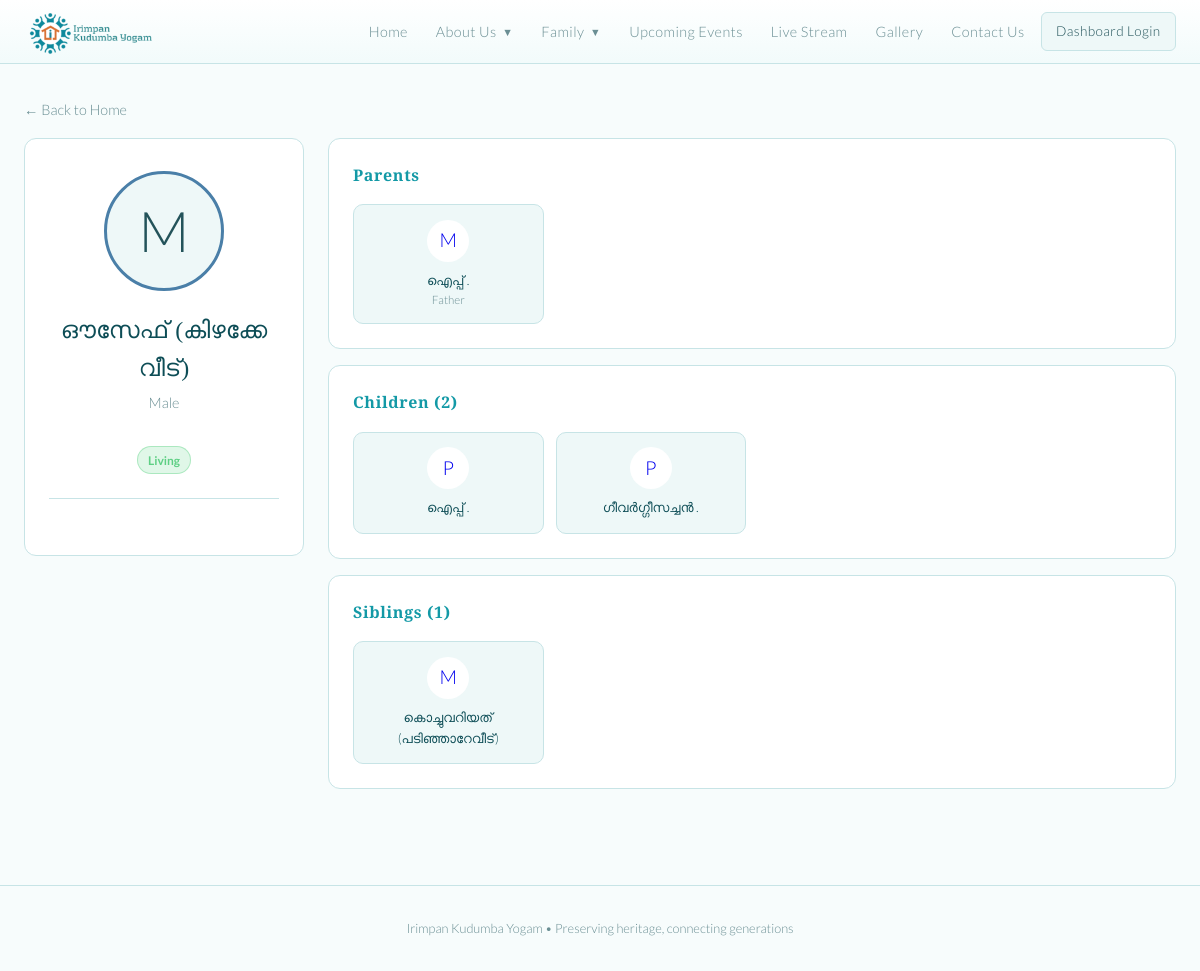
Screenshot of /people/48/ with the database file from the repository.
### tree/models.py (models this page shows, shortened)
class Person(models.Model):
    GENDER_CHOICES = [
        ('M', 'Male'),
        ('F', 'Female'),
        ('O', 'Other'),
    ]
    first_name = models.CharField(max_length=100)
    last_name = models.CharField(max_length=100)
    gender = models.CharField(max_length=1, choices=GENDER_CHOICES, default='O')
    birth_date = models.DateField(null=True, blank=True)
    death_date = models.DateField(null=True, blank=True)
    birth_place = models.CharField(max_length=200, blank=True)
    email = models.EmailField(blank=True)
    phone = models.CharField(max_length=30, blank=True)
    blood_group = models.CharField(max_length=10, blank=True)
    current_address = models.TextField(blank=True)
    living_separately = models.BooleanField(default=False)
    bio = models.TextField(blank=True)
    photo = models.ImageField(upload_to='photos/', null=True, blank=True)
    father = models.ForeignKey(
        'self', null=True, blank=True,
        on_delete=models.SET_NULL,
        related_name='children_as_father'
    )
    mother = models.ForeignKey(
        'self', null=True, blank=True,
        on_delete=models.SET_NULL,
        related_name='children_as_mother'
    )
    spouse = models.ForeignKey(
        'self', null=True, blank=True,
        on_delete=models.SET_NULL,
        related_name='married_to'
    )
    user = models.OneToOneField(
        settings.AUTH_USER_MODEL,
        null=True,
        blank=True,
        on_delete=models.SET_NULL,
        related_name='family_member_profile',
    )
    created_at = models.DateTimeField(auto_now_add=True)
    class Meta:
        ordering = ['last_name', 'first_name']
    def get_absolute_url(self):
        return reverse('person_detail', kwargs={'pk': self.pk})
    @property
    def full_name(self):
        return f"{self.first_name} {self.last_name}"
    @property
    def is_alive(self):
        return self.death_date is None
    @property
    def age(self):
        if not self.birth_date:
            return None
    def get_children(self):
        father_children = Person.objects.filter(father=self)
        mother_children = Person.objects.filter(mother=self)
        return (father_children | mother_children).distinct()
    def get_siblings(self):
        siblings = Person.objects.none()
        if self.father:
            siblings = siblings | Person.objects.filter(father=self.father).exclude(pk=self.pk)
        if self.mother:
            siblings = siblings | Person.objects.filter(mother=self.mother).exclude(pk=self.pk)
        return siblings.distinct()

### tree/views.py (the view)
# urls.py: path('people/<int:pk>/', views.person_detail, name='person_detail'),
def person_detail(request, pk):
    person = get_object_or_404(Person, pk=pk)
    children = person.get_children()
    siblings = person.get_siblings()
    generation_map = _generation_map(Person.objects.all())
    _apply_generations([person, *children, *siblings], generation_map)
    if person.father:
        person.father._generation = generation_map.get(person.father_id, 1)
    if person.mother:
        person.mother._generation = generation_map.get(person.mother_id, 1)
    if person.spouse:
        person.spouse._generation = generation_map.get(person.spouse_id, 1)
    return render(request, 'tree/person_detail.html', {
        'person': person,
        'children': children,
        'siblings': siblings,
    })

### tree/views.py (called while the page is built)
def _generation_map(people):
    people = list(people)
    if not people:
        return {}
    parents = {
        person.pk: tuple(parent_id for parent_id in (person.father_id, person.mother_id) if parent_id)
        for person in people
    }
    memo = {}
    def get_depth(person_id):
        if person_id in memo:
            return memo[person_id]
        parent_ids = parents.get(person_id, ())
        if not parent_ids:
            memo[person_id] = 1
            return 1
        memo[person_id] = max(get_depth(parent_id) for parent_id in parent_ids) + 1
        return memo[person_id]
    return {person.pk: get_depth(person.pk) for person in people}

def _apply_generations(people, generation_map):
    for person in people:
        person._generation = generation_map.get(person.pk, 1)

### tree/templates/tree/person_detail.html (shortened to what this page needs)
{% extends "tree/base.html" %}
{% block content %}
<div style="margin-bottom:1rem;">
  <a href="{% url 'home' %}" style="color:var(--text-dim);text-decoration:none;font-size:0.9rem;">&larr; Back to Home</a>
</div>
<div class="profile-layout">
  <div>
    <div class="profile-card">
      <div class="profile-avatar">
        {% if person.photo %}
          <img src="{{ person.photo.url }}" alt="{{ person.full_name }}">
        {% elif person.gender == 'M' %}
          M
        {% elif person.gender == 'F' %}
          F
        {% else %}
          P
        {% endif %}
      </div>
      <div class="profile-name">{{ person.full_name }}</div>
      <div class="profile-sub">{{ person.get_gender_display }}</div>
      {% if person.is_alive %}
        <span class="alive-badge">Living</span>
      {% else %}
        <span class="deceased-badge">Deceased</span>
      {% endif %}
      <hr class="divider" style="margin:1.5rem 0;">
    </div>
  </div>
  <div>
    {% if person.father or person.mother %}
    <div class="section-card">
      <h3>Parents</h3>
      <div class="rel-grid">
        {% if person.father %}
        <a href="{{ person.father.get_absolute_url }}" class="rel-card">
          <div class="rel-avatar">{% if person.father.photo %}<img src="{{ person.father.photo.url }}" alt="{{ person.father.full_name }}">{% else %}M{% endif %}</div>
          <div class="rel-name">{{ person.father.full_name }}</div>
          <div class="rel-meta">Father</div>
        </a>
        {% endif %}
      </div>
    </div>
    {% endif %}
    {% if children %}
    <div class="section-card">
      <h3>Children ({{ children|length }})</h3>
      <div class="rel-grid">
        {% for child in children %}
        <a href="{{ child.get_absolute_url }}" class="rel-card">
          <div class="rel-avatar">
            {% if child.photo %}
              <img src="{{ child.photo.url }}" alt="{{ child.full_name }}">
            {% elif child.gender == 'M' %}
              M
            {% elif child.gender == 'F' %}
              F
            {% else %}
              P
            {% endif %}
          </div>
          <div class="rel-name">{{ child.full_name }}</div>
        </a>
        {% endfor %}
      </div>
    </div>
    {% endif %}
    {% if siblings %}
    <div class="section-card">
      <h3>Siblings ({{ siblings|length }})</h3>
      <div class="rel-grid">
        {% for sib in siblings %}
        <a href="{{ sib.get_absolute_url }}" class="rel-card">
          <div class="rel-avatar">
            {% if sib.photo %}
              <img src="{{ sib.photo.url }}" alt="{{ sib.full_name }}">
            {% elif sib.gender == 'M' %}
              M
            {% elif sib.gender == 'F' %}
              F
            {% else %}
              P
            {% endif %}
          </div>
          <div class="rel-name">{{ sib.full_name }}</div>
        </a>
        {% endfor %}
      </div>
    </div>
    {% endif %}
  </div>
</div>
{% endblock %}

### tree/templates/tree/base.html (style rules this page uses)
:root { --bg: #f7fcfc; --surface: #ffffff; --surface2: #eef8f8; --border: #c7e4e6; --gold: #1399a6; --gold-light: #28b8c2; --gold-dim: #0f7078; --cream: #0d4d56; --text: #23535a; --text-dim: #6b8f94; --male: #4a7fa8; --female: #a84a7f; --radius: 12px; --shadow: 0 12px 30px rgba(16, 111, 121, 0.12); }
* { box-sizing: border-box; margin: 0; padding: 0; }
body { background: var(--bg); color: var(--text); font-family: 'Lato', sans-serif; font-weight: 300; min-height: 100vh; line-height: 1.6; }
.divider { border: none; border-top: 1px solid var(--border); margin: 1.5rem 0; }
h1, h2, h3 { font-family: 'Playfair Display', serif; font-weight: 600; }

### rows the page displays
Person: full_name "ഔസേഫ് (കിഴക്കേ വീട്)", gender "Male", father.full_name "ഐപ്പ് ."
Person: photo "P", full_name "ഐപ്പ് ."
Person: photo "P", full_name "ഗീവർഗ്ഗീസച്ചൻ ."
Person: photo "M", full_name "കൊച്ചുവറിയത് (പടിഞ്ഞാറേവീട്)"

### other values shown
{{ children|length }} "2"
{{ siblings|length }} "1"
